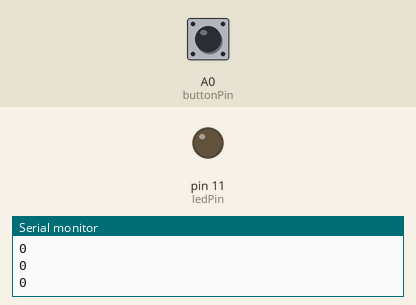
This sketch was run on a simulated Arduino Uno, built with avr-gcc and run on an emulated ATmega328P. Parts: output pins drawn as LEDs (lit = HIGH), the last lines printed to the serial monitor. Inputs (shaded band) come from the test bench; at power-on: A0 (buttonPin) LOW.

Above: at 1.2 s.
1.3 s: A0 (buttonPin) pulled HIGH for 0.15 s
At 2.4 s:
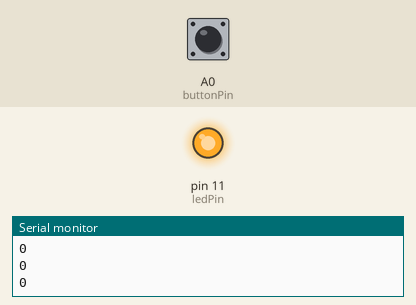
2.9 s: A0 (buttonPin) pulled HIGH for 1 s
At 3.7 s:
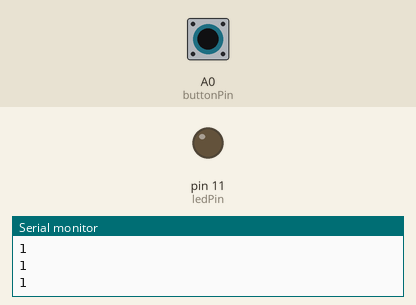
5.4 s: A0 (buttonPin) pulled HIGH for 3.2 s
At 6.8 s:
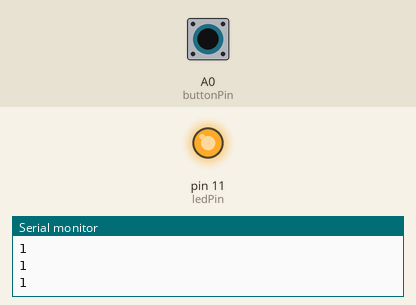
Timing chart, 0 to 8.4 s (numbered marks = the images above; inputs shaded):
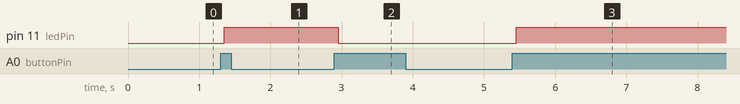

The sketch:

pushbutton_2.ino
```cpp
int ledState = 0;  //initial state of system
int ledPin = 11;
int buttonPin = A0;
int buttonOld = 1;  // the button is usually off rght, so it reads high
int buttonNew;
int s_delay = 50;

void setup() {
pinMode(ledPin, OUTPUT);
pinMode(buttonPin, INPUT);

Serial.begin(9600);

}

void loop() {
   buttonNew = digitalRead(buttonPin);
  Serial.println(buttonNew);
  delay(s_delay);

  if(buttonOld == 0 && buttonNew == 1){
    if(ledState == 0){
      digitalWrite(ledPin, HIGH);
      ledState = 1;
    }
    else{
      digitalWrite(ledPin, LOW);
      ledState = 0;
    }

  }
buttonOld  = buttonNew;
delay(s_delay);
}
```

Measured:
- after the input at 1.3 s, pin 11 (ledPin): LOW → HIGH after 0.05 s
- after the input at 2.9 s, pin 11 (ledPin): HIGH → LOW after 0.05 s
- after the input at 5.4 s, pin 11 (ledPin): LOW → HIGH after 0.06 s
